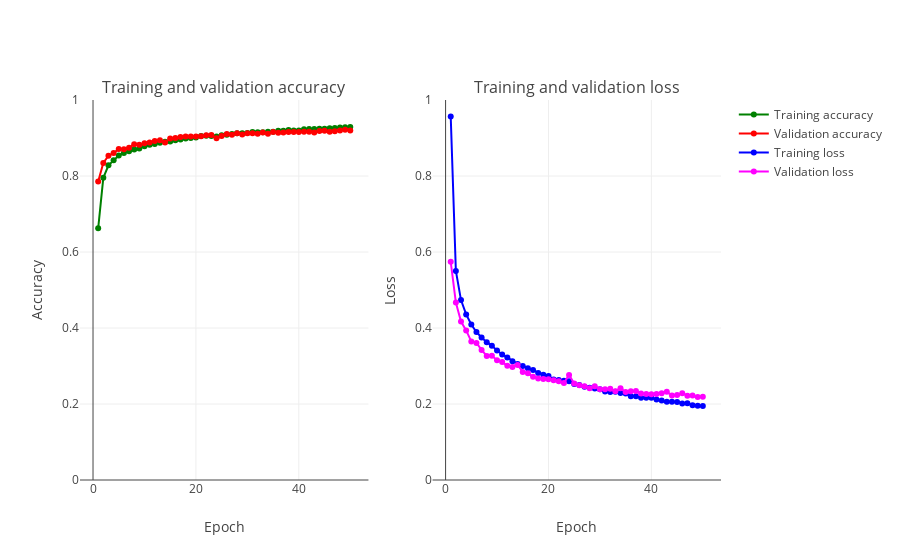

This figure's notebook cell:
### Code cell
def create_trace(x,y,ylabel,color):
        trace = go.Scatter(
            x = x,y = y,
            name=ylabel,
            marker=dict(color=color),
            mode = "markers+lines",
            text=x
        )
        return trace
    
def plot_accuracy_and_loss(train_model):
    hist = train_model.history
    acc = hist['acc']
    val_acc = hist['val_acc']
    loss = hist['loss']
    val_loss = hist['val_loss']
    epochs = list(range(1,len(acc)+1))
    
    
    
    trace_ta = create_trace(epochs,acc,"Training accuracy", "Green")
    trace_va = create_trace(epochs,val_acc,"Validation accuracy", "Red")
    trace_tl = create_trace(epochs,loss,"Training loss", "Blue")
    trace_vl = create_trace(epochs,val_loss,"Validation loss", "Magenta")
   
    fig = tools.make_subplots(rows=1,cols=2, subplot_titles=('Training and validation accuracy',
                                                             'Training and validation loss'))
    fig.append_trace(trace_ta,1,1)
    fig.append_trace(trace_va,1,1)
    fig.append_trace(trace_tl,1,2)
    fig.append_trace(trace_vl,1,2)
    fig['layout']['xaxis'].update(title = 'Epoch')
    fig['layout']['xaxis2'].update(title = 'Epoch')
    fig['layout']['yaxis'].update(title = 'Accuracy', range=[0,1])
    fig['layout']['yaxis2'].update(title = 'Loss', range=[0,1])
    
    iplot(fig, filename='accuracy-loss')

plot_accuracy_and_loss(train_model)

### Figure 1 — Plotly figure (JSON) as saved in the notebook; plotly's stock layout.template omitted (floating-point values rounded to 4 significant figures)
{"data": [{"marker": {"color": "Green"}, "mode": "markers+lines", "name": "Training accuracy", "text": ["1", "2", "3", "4", "5", "6", "7", "8", "9", "10", "11", "12", "13", "14", "15", "16", "17", "18", "19", "20", "21", "22", "23", "24", "25", "26", "27", "28", "29", "30", "31", "32", "33", "34", "35", "36", "37", "38", "39", "40", "41", "42", "43", "44", "45", "46", "47", "48", "49", "50"], "type": "scatter", "uid": "3189e96a-a069-4862-a146-910e87a616ea", "x": [1, 2, 3, 4, 5, 6, 7, 8, 9, 10, 11, 12, 13, 14, 15, 16, 17, 18, 19, 20, 21, 22, 23, 24, 25, 26, 27, 28, 29, 30, 31, 32, 33, 34, 35, 36, 37, 38, 39, 40, 41, 42, 43, 44, 45, 46, 47, 48, 49, 50], "xaxis": "x", "y": [0.6624, 0.7952, 0.828, 0.8414, 0.8539, 0.8607, 0.8649, 0.87, 0.8726, 0.8783, 0.8822, 0.8841, 0.8875, 0.8904, 0.891, 0.8943, 0.8959, 0.8987, 0.8999, 0.9012, 0.9051, 0.9056, 0.9051, 0.9039, 0.9069, 0.9089, 0.9103, 0.9124, 0.9126, 0.9132, 0.9157, 0.915, 0.915, 0.9162, 0.9163, 0.919, 0.9193, 0.9207, 0.9201, 0.9196, 0.9227, 0.9237, 0.9235, 0.9243, 0.9246, 0.9258, 0.9261, 0.9273, 0.9282, 0.929], "yaxis": "y"}, {"marker": {"color": "Red"}, "mode": "markers+lines", "name": "Validation accuracy", "text": ["1", "2", "3", "4", "5", "6", "7", "8", "9", "10", "11", "12", "13", "14", "15", "16", "17", "18", "19", "20", "21", "22", "23", "24", "25", "26", "27", "28", "29", "30", "31", "32", "33", "34", "35", "36", "37", "38", "39", "40", "41", "42", "43", "44", "45", "46", "47", "48", "49", "50"], "type": "scatter", "uid": "b757d121-367f-4e69-b367-4cc6bb175dca", "x": [1, 2, 3, 4, 5, 6, 7, 8, 9, 10, 11, 12, 13, 14, 15, 16, 17, 18, 19, 20, 21, 22, 23, 24, 25, 26, 27, 28, 29, 30, 31, 32, 33, 34, 35, 36, 37, 38, 39, 40, 41, 42, 43, 44, 45, 46, 47, 48, 49, 50], "xaxis": "x", "y": [0.7857, 0.8342, 0.8534, 0.8604, 0.8707, 0.8703, 0.8744, 0.8837, 0.8824, 0.8864, 0.888, 0.892, 0.8939, 0.8882, 0.8986, 0.9001, 0.9026, 0.904, 0.9037, 0.9041, 0.9049, 0.9071, 0.9081, 0.8991, 0.9056, 0.9106, 0.9085, 0.9125, 0.9091, 0.9128, 0.9127, 0.9113, 0.9147, 0.9115, 0.9157, 0.9141, 0.9142, 0.9157, 0.9161, 0.9156, 0.9163, 0.9162, 0.9143, 0.9186, 0.9193, 0.9167, 0.9178, 0.9197, 0.9219, 0.9195], "yaxis": "y"}, {"marker": {"color": "Blue"}, "mode": "markers+lines", "name": "Training loss", "text": ["1", "2", "3", "4", "5", "6", "7", "8", "9", "10", "11", "12", "13", "14", "15", "16", "17", "18", "19", "20", "21", "22", "23", "24", "25", "26", "27", "28", "29", "30", "31", "32", "33", "34", "35", "36", "37", "38", "39", "40", "41", "42", "43", "44", "45", "46", "47", "48", "49", "50"], "type": "scatter", "uid": "fa96f1d1-2507-4dc5-8f8f-498adf71a186", "x": [1, 2, 3, 4, 5, 6, 7, 8, 9, 10, 11, 12, 13, 14, 15, 16, 17, 18, 19, 20, 21, 22, 23, 24, 25, 26, 27, 28, 29, 30, 31, 32, 33, 34, 35, 36, 37, 38, 39, 40, 41, 42, 43, 44, 45, 46, 47, 48, 49, 50], "xaxis": "x2", "y": [0.9568, 0.5499, 0.4735, 0.4358, 0.4091, 0.3895, 0.3749, 0.3624, 0.3535, 0.3405, 0.3304, 0.3225, 0.3125, 0.3055, 0.3002, 0.2939, 0.2894, 0.2818, 0.277, 0.2736, 0.2646, 0.2633, 0.2612, 0.2598, 0.2525, 0.2497, 0.2457, 0.2427, 0.241, 0.2385, 0.233, 0.2317, 0.2325, 0.2291, 0.2275, 0.2203, 0.2206, 0.2167, 0.2162, 0.2163, 0.212, 0.2092, 0.2061, 0.2061, 0.2051, 0.2011, 0.2018, 0.197, 0.1953, 0.1945], "yaxis": "y2"}, {"marker": {"color": "Magenta"}, "mode": "markers+lines", "name": "Validation loss", "text": ["1", "2", "3", "4", "5", "6", "7", "8", "9", "10", "11", "12", "13", "14", "15", "16", "17", "18", "19", "20", "21", "22", "23", "24", "25", "26", "27", "28", "29", "30", "31", "32", "33", "34", "35", "36", "37", "38", "39", "40", "41", "42", "43", "44", "45", "46", "47", "48", "49", "50"], "type": "scatter", "uid": "021f2dde-4755-4290-aac9-3c0098fc5037", "x": [1, 2, 3, 4, 5, 6, 7, 8, 9, 10, 11, 12, 13, 14, 15, 16, 17, 18, 19, 20, 21, 22, 23, 24, 25, 26, 27, 28, 29, 30, 31, 32, 33, 34, 35, 36, 37, 38, 39, 40, 41, 42, 43, 44, 45, 46, 47, 48, 49, 50], "xaxis": "x2", "y": [0.5741, 0.467, 0.4171, 0.3936, 0.3645, 0.3608, 0.3424, 0.3264, 0.3269, 0.3154, 0.3102, 0.3006, 0.2975, 0.3026, 0.2844, 0.2806, 0.2717, 0.2668, 0.2661, 0.2649, 0.2626, 0.26, 0.255, 0.2765, 0.2541, 0.2493, 0.2465, 0.2415, 0.2468, 0.2387, 0.2389, 0.2401, 0.2336, 0.2417, 0.2317, 0.2336, 0.2339, 0.2275, 0.2263, 0.2254, 0.2263, 0.2282, 0.232, 0.2226, 0.2234, 0.2285, 0.2216, 0.2221, 0.2186, 0.2194], "yaxis": "y2"}], "layout": {"annotations": [{"font": {"size": 16}, "showarrow": false, "text": "Training and validation accuracy", "x": 0.225, "xanchor": "center", "xref": "paper", "y": 1, "yanchor": "bottom", "yref": "paper"}, {"font": {"size": 16}, "showarrow": false, "text": "Training and validation loss", "x": 0.775, "xanchor": "center", "xref": "paper", "y": 1, "yanchor": "bottom", "yref": "paper"}], "xaxis": {"anchor": "y", "domain": [0, 0.45], "title": {"text": "Epoch"}}, "xaxis2": {"anchor": "y2", "domain": [0.55, 1], "title": {"text": "Epoch"}}, "yaxis": {"anchor": "x", "domain": [0, 1], "range": [0, 1], "title": {"text": "Accuracy"}}, "yaxis2": {"anchor": "x2", "domain": [0, 1], "range": [0, 1], "title": {"text": "Loss"}}}}
